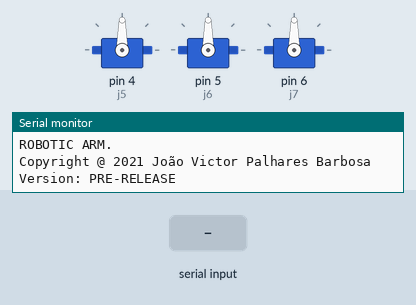
Simulated run of this sketch. Board: Arduino Uno, built with avr-gcc and run on an emulated ATmega328P. Shown: 3 × servo, the last lines printed to the serial monitor. The inputs (shaded band) are chosen by the test bench.

Above: at 1.2 s.
1.3 s: "1" received over Serial
At 2.9 s:
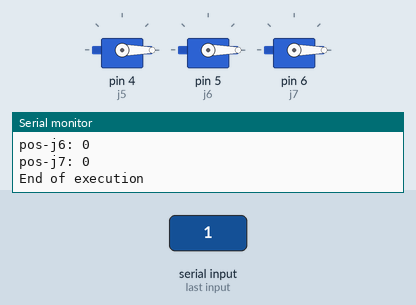
Timing chart, 0 to 4.4 s (numbered marks = the images above; inputs shaded):
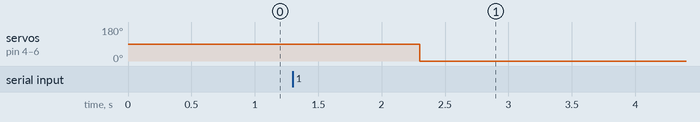

The sketch:

firmware.ino
```cpp
#include "version.h"
#include "greetings.h"
#include <ArduinoJson.h>
#include <VarSpeedServo.h>

VarSpeedServo j1;
VarSpeedServo j2;
VarSpeedServo j3;
VarSpeedServo j4;
VarSpeedServo j5;
VarSpeedServo j6;
VarSpeedServo j7;

DynamicJsonDocument data(1024);

String input;

void setup() {
//  j1.attach(0);
//  j2.attach(1);
//  j3.attach(2);
//  j4.attach(3);
  j5.attach(4);
  j6.attach(5);
  j7.attach(6);

  Serial.begin(115200);
  Serial.print(GREETINGS);
  Serial.print(VERSION_NB);

}

void loop() {
  if(Serial.available() > 0){
//    Serial.println("");
//    Serial.println("Calibration of servo-motors");
//    Serial.print("pos-j1: ");
//    Serial.println(j1.read());
//    Serial.print("pos-j2: ");
//    Serial.println(j2.read());
//    Serial.print("pos-j3: ");
//    Serial.println(j3.read());
//    Serial.print("pos-j4: ");
//    Serial.println(j4.read());
//    Serial.print("pos-j5: ");
//    Serial.println(j5.read());
//    Serial.print("pos-j6: ");
//    Serial.println(j6.read());
//    Serial.print("pos-j7: ");
//    Serial.println(j7.read());

    input = Serial.readString();
    deserializeJson(data, input);
//    Serial.println("\nStarting procedures");

//    if(data["j1"][2].as<String>() == "1"){
//      j1.write(data["j1"][0].as<int>(), data["j1"][1].as<int>(), true);
//    }
//    else{
//      j1.write(data["j1"][0].as<int>(), data["j1"][1].as<int>(), false);
//    }
//
//    Serial.print("pos-j1: ");
//    Serial.println(j1.read());

//    if(data["j2"][2].as<String>() == "1"){
//      j2.write(data["j1"][0].as<int>(), data["j2"][1].as<int>(), true);
//    }
//    else{
//      j2.write(data["j2"][0].as<int>(), data["j2"][1].as<int>(), false);
//    }
//
//    Serial.print("pos-j2: ");
//    Serial.println(j2.read());
//
//    if(data["j3"][2].as<String>() == "1"){
//      j3.write(data["j3"][0].as<int>(), data["j3"][1].as<int>(), true);
//    }
//    else{
//      j3.write(data["j3"][0].as<int>(), data["j3"][1].as<int>(), false);
//    }
//
//    Serial.print("pos-j3: ");
//    Serial.println(j3.read());

//    if(data["j4"][2].as<String>() == "1"){
//      j4.write(data["j4"][0].as<int>(), data["j4"][1].as<int>(), true);
//    }
//    else{
//      j4.write(data["j4"][0].as<int>(), data["j4"][1].as<int>(), false);
//    }

//    Serial.print("pos-j4: ");
//    Serial.println(j4.read());

    if(data["j5"][2].as<String>() == "1"){
      j5.write(data["j5"][0].as<int>(), data["j5"][1].as<int>(), true);
    }
    else{
      j5.write(data["j5"][0].as<int>(), data["j5"][1].as<int>(), false);
    }

    Serial.print("pos-j5: ");
    Serial.println(j5.read());

    if(data["j6"][2].as<String>() == "1"){
      j6.write(data["j6"][0].as<int>(), data["j6"][1].as<int>(), true);
    }
    else{
      j6.write(data["j6"][0].as<int>(), data["j6"][1].as<int>(), false);
    }

    Serial.print("pos-j6: ");
    Serial.println(j6.read());

    if(data["j7"][2].as<String>() == "1"){
      j7.write(data["j7"][0].as<int>(), data["j7"][1].as<int>(), true);
    }
    else{
      j7.write(data["j7"][0].as<int>(), data["j7"][1].as<int>(), false);
    }

    Serial.print("pos-j7: ");
    Serial.println(j7.read());

    Serial.println("End of execution");
  }
}
```

greetings.h
```cpp
#define GREETINGS "ROBOTIC ARM.\nCopyright @ 2021 João Victor Palhares Barbosa\n"
```

version.h
```cpp
#define VERSION_NB "Version: PRE-RELEASE\n"
```

Measured:
- after the input at 1.3 s, servo on pin 4 (j5), servo on pin 5 (j6), servo on pin 6 (j7): 90° → 0° after 1.0 s
